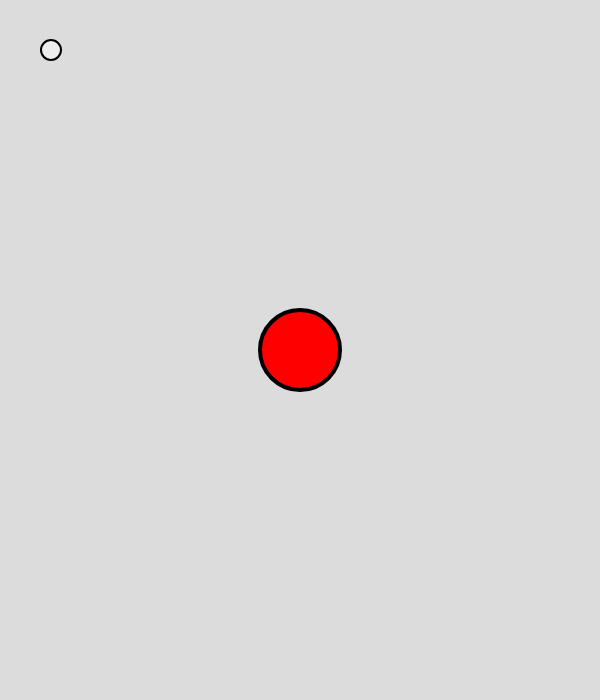
Frame 1 (no input)
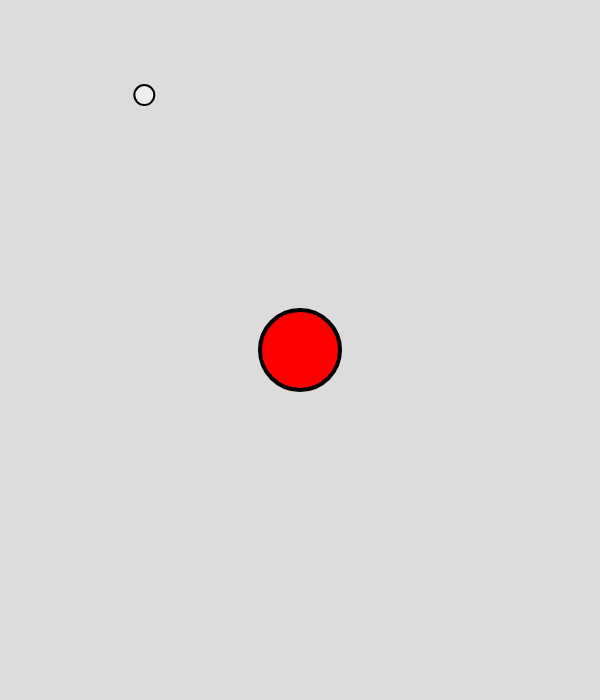
Frame 60 (no input)
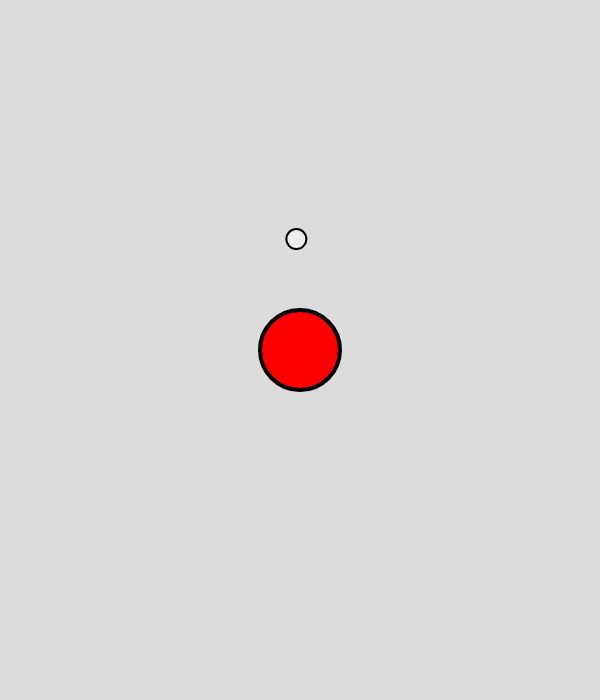
Frame 120 (the mouse pressed at the canvas centre since frame 60)

The p5.js sketch that drew these frames (run headless with seeded random() and noise() and a simulated clock; from frame 60 on, the mouse is pressed at the canvas centre):

// p5.js sketch
// ── sketch.js
let mover;
// let mover2;
let attractor;

function setup() {
    createCanvas(600, 700);
    mover = new Mover(50, 50, 5);
    // mover2 = new Mover(199, 100, 5);
    attractor = new Attractor(width / 2, height / 2, 20);
}

function draw() {
    background(220);
    mover.update();
    mover.show();
    // mover2.update();
    // mover2.show();

    attractor.attract(mover);
    // attractor.attract(mover2);
    attractor.show();
}
// ── attractor.js
// The Nature of Code
// Daniel Shiffman
// http://natureofcode.com

// An object for a draggable attractive body in our world

class Attractor {
    constructor(x, y, m) {
        this.position = createVector(x, y);
        this.mass = m;
        this.r = m * 4;
        this.G = 1;
        // this.dragOffset = createVector(0, 0);
        // this.dragging = false;
        // this.rollover = false;
    }

    attract(mover) {
        // Calculate direction of force
        let force = p5.Vector.sub(this.position, mover.position);
        // Distance between objects
        let distance = force.mag();
        // Limiting the distance to eliminate "extreme" results for very close or very far objects
        distance = constrain(distance, 5, 25);

        // Calculate gravitional force magnitude
        let strength = (this.G * this.mass * mover.mass) / (distance * distance);
        // Get force vector --> magnitude * direction
        force.setMag(strength);
        mover.applyForce(force);
        // return force;
    }

    // Method to display
    show() {
        ellipseMode(CENTER);
        strokeWeight(4);
        stroke(0);
        fill('red');
        circle(this.position.x, this.position.y, this.r);
    }


}
// ── mover.js
// The Nature of Code
// Daniel Shiffman
// http://natureofcode.com

class Mover {
    constructor(x, y, m) {
            this.mass = m;
            this.radius = m * 4;
            this.position = createVector(x, y);
            this.velocity = createVector(1, 0);
            this.acceleration = createVector(0, 0);
        }
        // Newton's 2nd law: F = M * A
        // or A = F / M
    applyForce(force) {
        let f = p5.Vector.div(force, this.mass);
        this.acceleration.add(f);
    }

    update() {
        // Velocity changes according to acceleration
        this.velocity.add(this.acceleration);
        // position changes by velocity
        this.position.add(this.velocity);
        // We must clear acceleration each frame
        this.acceleration.mult(0);
    }

    show() {
        stroke(0);
        strokeWeight(2);
        fill(255, 127);
        circle(this.position.x, this.position.y, this.radius);
    }
}
